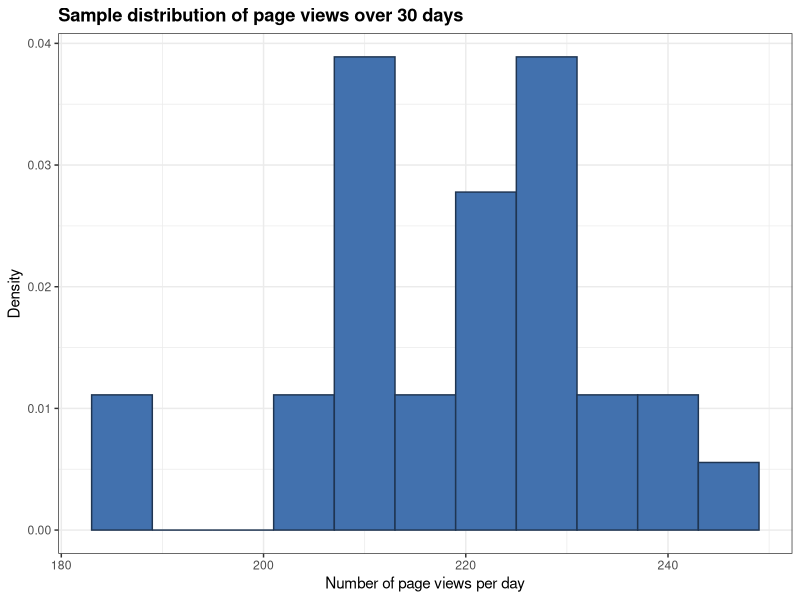
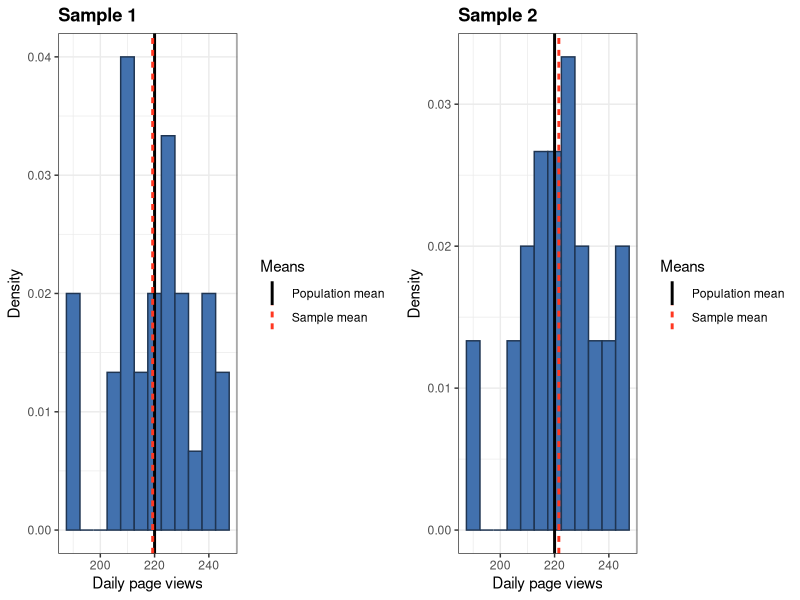
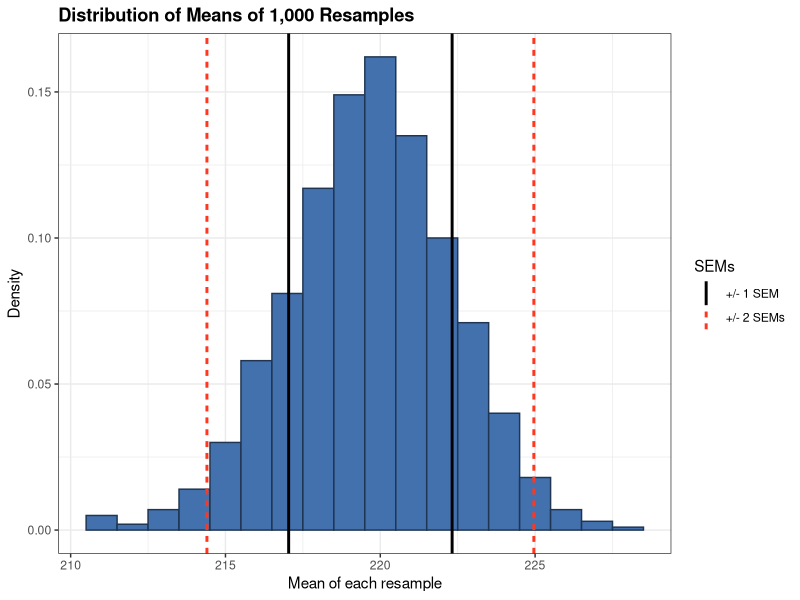
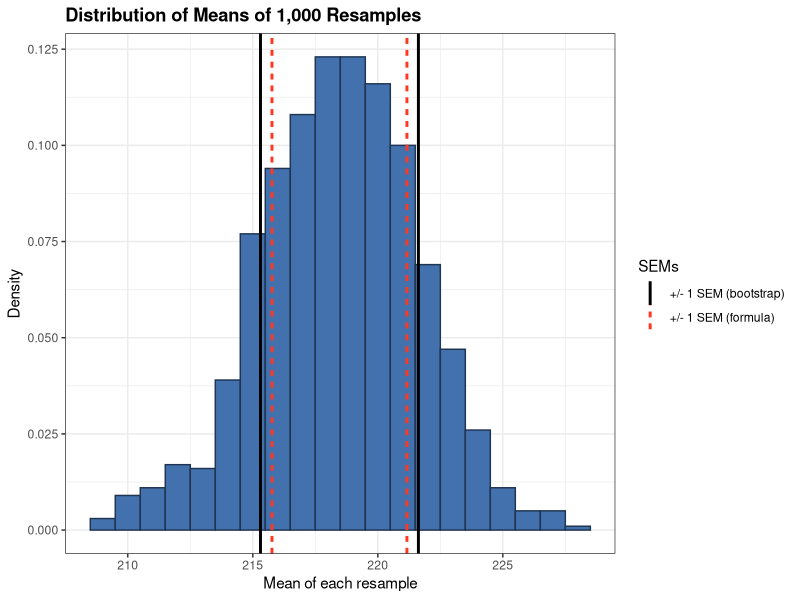

R code for these plots, in order:
## ---- chunk 1
library(knitr)
opts_chunk$set(dev = 'png')
## ---- chunk 2
# Setting seed and generating a single sample
set.seed(567)
sample <- rpois(30, lambda = 220)
## ---- chunk 3
require(ggplot2); require(gridExtra)

# Set the colours for the graphs
barfill <- "#4271AE"
barlines <- "#1F3552"
line1 <- "black"
line2 <- "#FF3721"

# Plotting histogram of sample of daily page views
g1 <- ggplot(data=as.data.frame(sample), aes(sample)) + 
        geom_histogram(aes(y = ..density..), binwidth = 6, 
                 col = barlines, 
                 fill = barfill) + 
        xlab("Number of page views per day") + 
        ylab("Density") + 
        theme_bw() + 
        ggtitle("Sample distribution of page views over 30 days") + 
        theme(plot.title = element_text(lineheight=.8, face="bold"))

print(g1)
## ---- chunk 4
# Setting seed
set.seed(567)

# Generate the mean of each resample and store in a vector, and store each resample in a dataframe
mn_vector <- NULL
resample_frame <- data.frame(row.names = seq(from = 1, to = 30, by = 1))
for (i in 1 : 1000) {
    s <- sample(sample, 30, replace = TRUE)
    resample_frame <- cbind(resample_frame, s)
    mn_vector <- c(mn_vector, mean(s))
}

# Name the columns in the resample dataframe
names(resample_frame) <- paste0("n", seq(from = 1, to = 1000, by = 1))
## ---- chunk 5
mean1 <- data.frame(Means="Population mean", vals = 220)
mean2 <- data.frame(Means="Sample mean", vals = mean(resample_frame$n1))
means <- rbind(mean1, mean2)

g1 <- ggplot(data=resample_frame, aes(resample_frame$n1)) + 
        geom_histogram(aes(y = ..density..), 
                       binwidth = 5, fill = barfill, colour = barlines) +
        xlab("Daily page views") +
        ylab("Density") +
        theme_bw() +
        ggtitle("Sample 1") + 
        theme(plot.title = element_text(lineheight=1.1, face="bold")) +
        geom_vline(data=means, aes(xintercept=vals, linetype = Means, 
                             colour = Means), size = 1, show_guide = TRUE) + 
         scale_color_manual(values=c("Population mean" = line1, "Sample mean" = line2))
           
mean1 <- data.frame(Means="Population mean", vals = 220)
mean2 <- data.frame(Means="Sample mean", vals = mean(resample_frame$n2))
means <- rbind(mean1, mean2)
 
g2 <- ggplot(data=resample_frame, aes(resample_frame$n2)) + 
        geom_histogram(aes(y = ..density..), 
                       binwidth = 5, fill = barfill, colour = barlines) +
        xlab("Daily page views") +
        ylab("Density") +
        theme_bw() +
        ggtitle("Sample 2") + 
        theme(plot.title = element_text(lineheight=1.1, face="bold")) +
        geom_vline(data=means, aes(xintercept=vals, linetype = Means, 
                             colour = Means), size = 1, show_guide = TRUE) + 
        scale_color_manual(values=c("Population mean" = line1, "Sample mean" = line2))

grid.arrange(g1, g2, nrow = 1, ncol = 2)
## ---- chunk 6
# Plotting a histogram with the +/- 1 and 2 standard error intervals.
sem1 <- data.frame(SEMs="+/- 1 SEM", 
                   vals = c(mean(mn_vector) - sd(mn_vector), mean(mn_vector) + sd(mn_vector)))
sem2 <- data.frame(SEMs="+/- 2 SEMs", 
                    vals = c(mean(mn_vector) - 2 * sd(mn_vector), mean(mn_vector) + 2 * sd(mn_vector)))
sems <- rbind(sem1, sem2)

g1 <- ggplot(data=as.data.frame(mn_vector), aes(mn_vector)) + 
        geom_histogram(aes(y = ..density..), binwidth = 1, 
                 col = barlines, 
                 fill = barfill) + 
        xlab("Mean of each resample") + 
        ylab("Density") + 
        theme_bw() + 
        ggtitle("Distribution of Means of 1,000 Resamples") + 
        theme(plot.title = element_text(lineheight=.8, face="bold")) +
        geom_vline(data=sems, aes(xintercept=vals, linetype = SEMs, 
                            colour = SEMs), size = 1, show_guide = TRUE) + 
        scale_color_manual(values=c("+/- 1 SEM" = line1, 
                                    "+/- 2 SEMs" = line2))

print(g1)
## ---- chunk 7
# Defining lambda and n
lambda <- mean(sample)
n <- 30

# Calculating SEM
sem <- sqrt(lambda / n)
## ---- chunk 8
# Setting seed and drawing non-Poisson sample
set.seed(567)
sample_np <- c(rpois(10, lambda = 220), runif(20, min = 180, max = 245)) 

# Generate the mean of each resample and store in a vector
mn_vector_np <- NULL
for (i in 1 : 1000) {
    s <- sample(sample_np, 30, replace = TRUE)
    mn_vector_np <- c(mn_vector_np, mean(s))
}

# Generate bootstrapped SEM
b_sem <- sd(mn_vector_np)

# Generate formula-derived SEM
f_sem <- sqrt(mean(sample_np) / 30)
## ---- chunk 9
# Plotting a histogram with the +/- 1 and 2 standard error intervals.
sem1 <- data.frame(SEMs="+/- 1 SEM (bootstrap)", 
                   vals = c(mean(mn_vector_np) - b_sem, mean(mn_vector_np) + b_sem))
sem2 <- data.frame(SEMs="+/- 1 SEM (formula)", 
                    vals = c(mean(mn_vector_np) - f_sem, mean(mn_vector_np) + f_sem))
sems <- rbind(sem1, sem2)

g1 <- ggplot(data=as.data.frame(mn_vector_np), aes(mn_vector_np)) + 
        geom_histogram(aes(y = ..density..), binwidth = 1, 
                 col = barlines, 
                 fill = barfill) + 
        xlab("Mean of each resample") + 
        ylab("Density") + 
        theme_bw() + 
        ggtitle("Distribution of Means of 1,000 Resamples") + 
        theme(plot.title = element_text(lineheight=.8, face="bold")) +
        geom_vline(data=sems, aes(xintercept=vals, linetype = SEMs, 
                            colour = SEMs), size = 1, show_guide = TRUE) + 
        scale_color_manual(values=c("+/- 1 SEM (bootstrap)" = line1, 
                                    "+/- 1 SEM (formula)" = line2))

print(g1)
